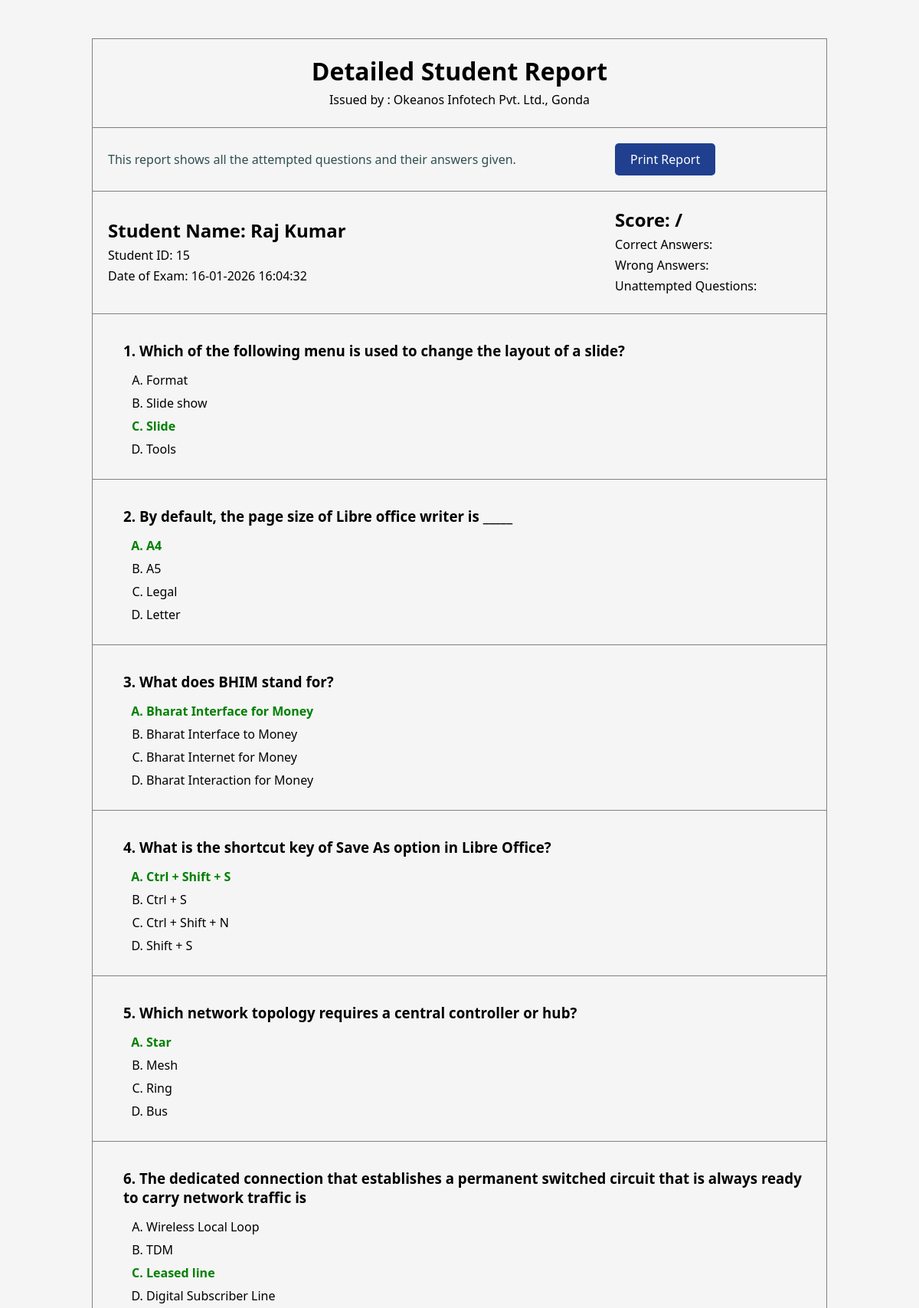
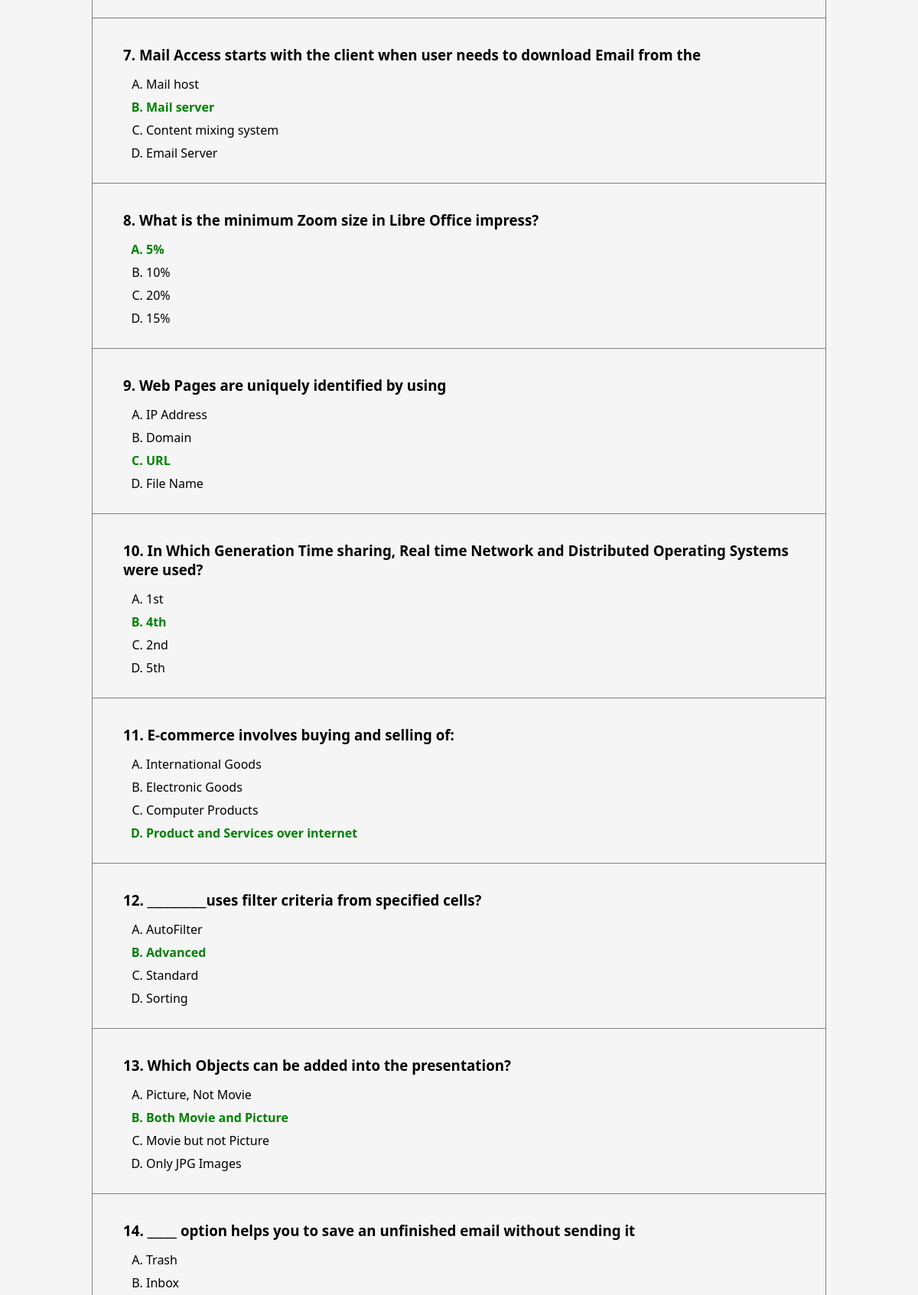
The app's page /detailed_exam_report.php?user_id=15 (upper part) with its own data (2 pictures, top to bottom).
### tables this page shows
CREATE TABLE `exam_answers_table` (
  `answer_id` int(11) NOT NULL,
  `user_id` int(11) NOT NULL,
  `user_name` varchar(200) NOT NULL,
  `question_id` int(11) NOT NULL,
  `selected_answer` varchar(2000) NOT NULL,
  `datetime` datetime NOT NULL DEFAULT current_timestamp()
);

CREATE TABLE `questions_table` (
  `question_id` int(11) NOT NULL,
  `subject_name` varchar(200) NOT NULL,
  `question` varchar(2000) NOT NULL,
  `option_a` varchar(1000) NOT NULL,
  `option_b` varchar(1000) NOT NULL,
  `option_c` varchar(1000) NOT NULL,
  `option_d` varchar(1000) NOT NULL,
  `correct_answer` varchar(1000) NOT NULL,
  `date_time` date NOT NULL DEFAULT current_timestamp()
);

### detailed_exam_report.php (the view, shortened to what this page needs)
<?php
include "connection.php";
if(isset($_GET['user_id'])){
    $user_id = $_GET['user_id'];
    $total_questions = $_GET['total'];
    $correct_answers = $_GET['correct'];
    $wrong_answers = $_GET['wrong'];
    $unattempted_questions = $_GET['unattempt'];
} else {
    die("<h1>User ID not provided</h1>");
    exit();
}
$sql = "SELECT q.question, q.option_a, q.option_b, q.option_c, q.option_d, q.correct_answer,ea.user_id, ea.user_name, ea.selected_answer, ea.datetime  FROM questions_table q JOIN exam_answers_table ea ON q.question_id = ea.question_id WHERE ea.user_id = ?";
$stmt = $conn->prepare($sql);
$stmt->bind_param("i", $user_id);
$stmt->execute();
$result = $stmt->get_result();
$questions = [];
if ($result->num_rows > 0) {
    while ($row = $result->fetch_assoc()) {
        $questions[] = $row;
    }
} else {
    die("<h1>User not found</h1>");
    exit();
}
?>
<!DOCTYPE html>
<html lang="en">
<head>
</head>
<body>
    <main>
        <table>
            <tr>
                <td colspan="2">
                    <h1>Detailed Student Report</h1>
                    <p>
                        Issued by : Okeanos Infotech Pvt. Ltd., Gonda
                    </p>
                </td>
            </tr>
            <tr>
                <td>
                    <p style="color:darkslategray">This report shows all the attempted questions and their answers given.</p>
                </td>
                <td>
                    <button id="print-btn">Print Report</button>
                </td>
            </tr>
            <tr>
                <td>
                    <h2>Student Name: <?php echo htmlspecialchars($questions[0]['user_name']); ?></h2>
                    <p>Student ID: <?php echo htmlspecialchars($questions[0]['user_id']); ?></p>
                    <p>Date of Exam: <?php echo htmlspecialchars(date('d-m-Y H:i:s', strtotime($questions[0]['datetime']))); ?></p>
                </td>
                <td>
                    <h2>Score: <?php echo $correct_answers; ?>/<?php echo $total_questions; ?></h2>
                    <p>Correct Answers: <?php echo $correct_answers; ?></p>
                    <p>Wrong Answers: <?php echo $wrong_answers; ?></p>
                    <p>Unattempted Questions: <?php echo $unattempted_questions; ?></p>
                </td>
            </tr>
            <?php foreach($questions as $index => $question): ?>
            <?php
                $correct_answer = $question['correct_answer'];
                $selected_answer = $question['selected_answer'];
                $option_a = $question['option_a'];
                $option_b = $question['option_b'];
                $option_c = $question['option_c'];
                $option_d = $question['option_d'];
                if ($option_a == $correct_answer) {
                    $option_a_style = "style='color:green; font-weight:bold;'";
                } elseif ($option_a == $selected_answer) {
                    $option_a_style = "style='color:red; font-weight:bold;'";
                } else {
                    $option_a_style = "style='color:black;'";
                }
                if ($option_b == $correct_answer) {
                    $option_b_style = "style='color:green; font-weight:bold;'";
                } elseif ($option_b == $selected_answer) {
                    $option_b_style = "style='color:red; font-weight:bold;'";
                } else {
                    $option_b_style = "style='color:black;'";
                }
                if ($option_c == $correct_answer) {
                    $option_c_style = "style='color:green; font-weight:bold;'";
                } elseif ($option_c == $selected_answer) {
                    $option_c_style = "style='color:red; font-weight:bold;'";
                } else {
                    $option_c_style = "style='color:black;'";
                }
                if ($option_d == $correct_answer) {
                    $option_d_style = "style='color:green; font-weight:bold;'";
                } elseif ($option_d == $selected_answer) {
                    $option_d_style = "style='color:red; font-weight:bold;'";
                } else {
                    $option_d_style = "style='color:black;'";
                }
            ?>
            <tr>
                <td colspan="2">
                    <h3><?php echo $index + 1; ?>. <?php echo htmlspecialchars($question['question']); ?></h3>
                    <ol type="A">
                        <li <?php echo $option_a_style; ?> >
                            <?php echo htmlspecialchars($option_a); ?>
                        </li>
                        <li <?php echo $option_b_style; ?> >
                            <?php echo htmlspecialchars($option_b); ?>
                        </li>
                        <li <?php echo $option_c_style; ?> >
                            <?php echo htmlspecialchars($option_c); ?>
                        </li>
                        <li <?php echo $option_d_style; ?> >
                            <?php echo htmlspecialchars($option_d); ?>
                        </li>
                    </ol>
                </td>
            </tr>
            <?php endforeach; ?>
        </table>
    </main>
</body>
</html>

### detailed_exam_report.php (style rules this page uses)
* { margin: 0; padding: 0; box-sizing: border-box; font-family: 'Segoe UI', Tahoma, Geneva, Verdana, sans-serif; }
body { background-color: whitesmoke; }
table { margin: 50px auto; width: 80%; border: 1px solid grey; border-collapse: collapse; }
table tr td { padding: 20px; }
table tr td { border-bottom: 1px solid grey; }
table tr:first-child td { text-align: center; }
tr td ol { margin-left: 50px; }
ol li { margin: 8px 0; }
h3 { margin: 15px 0; margin-left: 20px; }
td p { margin: 5px 0; }
button { padding: 10px 20px; background-color: #203f8eff; border: none; border-radius: 5px; cursor: pointer; font-size: 16px; color: white; }

### records on screen
exam_answers_table: user_name "Raj Kumar", user "15", datetime "16-01-2026 16:04:32", question.question "Which of the following menu is used to change the layout of a slide?", question.option_a "Format", question.option_b "Slide show", question.option_c "Slide", question.option_d "Tools"
exam_answers_table: question.question "By default, the page size of Libre office writer is _____", question.option_a "A4", question.option_b "A5", question.option_c "Legal", question.option_d "Letter"
exam_answers_table: question.question "What does BHIM stand for?", question.option_a "Bharat Interface for Money", question.option_b "Bharat Interface to Money", question.option_c "Bharat Internet for Money", question.option_d "Bharat Interaction for Money"
exam_answers_table: question.question "What is the shortcut key of Save As option in Libre Office?", question.option_a "Ctrl + Shift + S", question.option_b "Ctrl + S", question.option_c "Ctrl + Shift + N", question.option_d "Shift + S"
exam_answers_table: question.question "Which network topology requires a central controller or hub?", question.option_a "Star", question.option_b "Mesh", question.option_c "Ring", question.option_d "Bus"
exam_answers_table: question.question "The dedicated connection that establishes a permanent switched circuit that is always ready to carry network traffic is", question.option_a "Wireless Local Loop", question.option_b "TDM", question.option_c "Leased line", question.option_d "Digital Subscriber Line"
exam_answers_table: question.question "Mail Access starts with the client when user needs to download Email from the", question.option_a "Mail host", question.option_b "Mail server", question.option_c "Content mixing system", question.option_d "Email Server"
exam_answers_table: question.question "What is the minimum Zoom size in Libre Office impress?", question.option_a "5%", question.option_b "10%", question.option_c "20%", question.option_d "15%"
exam_answers_table: question.question "Web Pages are uniquely identified by using", question.option_a "IP Address", question.option_b "Domain", question.option_c "URL", question.option_d "File Name"
exam_answers_table: question.question "In Which Generation Time sharing, Real time Network and Distributed Operating Systems were used?", question.option_a "1st", question.option_b "4th", question.option_c "2nd", question.option_d "5th"
exam_answers_table: question.question "E-commerce involves buying and selling of:", question.option_a "International Goods", question.option_b "Electronic Goods", question.option_c "Computer Products", question.option_d "Product and Services over internet"
exam_answers_table: question.question "__________uses filter criteria from specified cells?", question.option_a "AutoFilter", question.option_b "Advanced", question.option_c "Standard", question.option_d "Sorting"
exam_answers_table: question.question "Which Objects can be added into the presentation?", question.option_a "Picture, Not Movie", question.option_b "Both Movie and Picture", question.option_c "Movie but not Picture", question.option_d "Only JPG Images"
exam_answers_table: question.question "_____ option helps you to save an unfinished email without sending it", question.option_a "Trash", question.option_b "Inbox"
